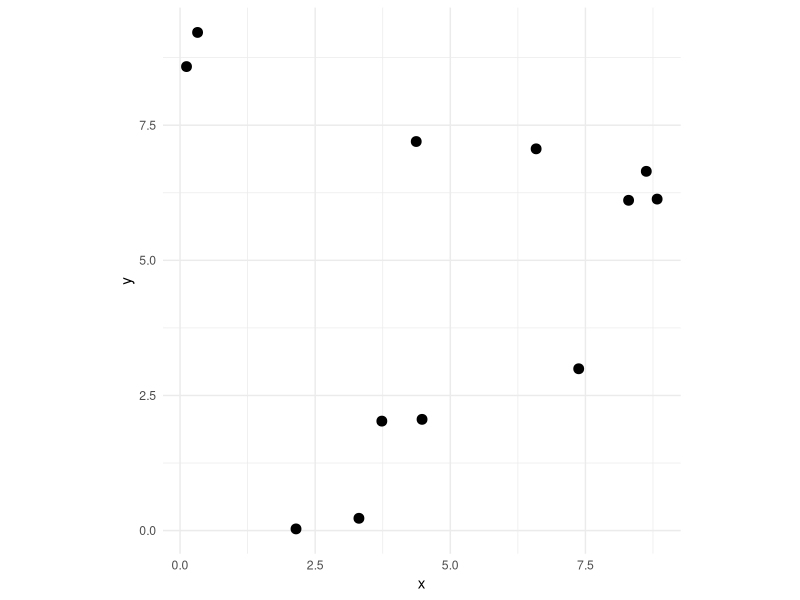
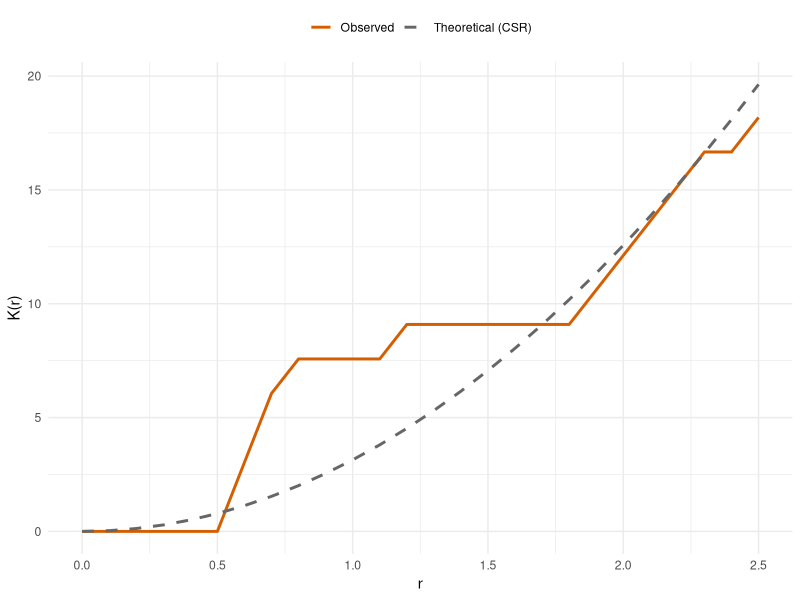
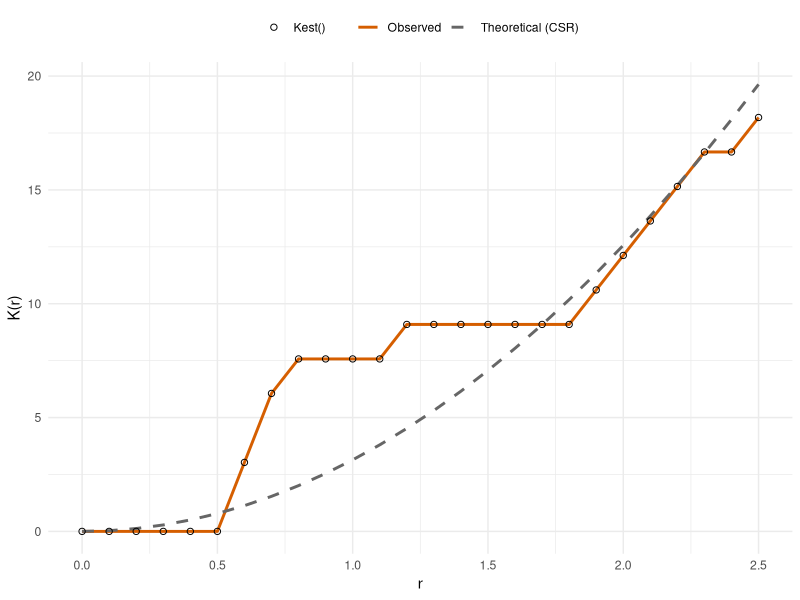

Reproduce these figures in R, in order.
## ----echo=FALSE---------------------------------------------------------------
set.seed(1984)


## ----message=FALSE------------------------------------------------------------
library(tidyverse)
library(spatstat)


## -----------------------------------------------------------------------------
n <- 12
area <- 100 # 10 x 10 = 100 square units
x <- runif(n = n, min = 0, max = 10)
y <- runif(n = n, min = 0, max = 10)

ggplot() +
  geom_point(aes(x = x, y = y), size = 3) +
  coord_fixed() +
  theme_minimal()


## -----------------------------------------------------------------------------
Dmat <- as.matrix(dist(cbind(x, y)))
Dmat


## -----------------------------------------------------------------------------
Dvec <- c(Dmat[upper.tri(Dmat)], Dmat[lower.tri(Dmat)])
Dvec


## -----------------------------------------------------------------------------
r <- seq(0, 2.5, by = 0.1)

Kr <- numeric(length(r))
for (i in seq_along(r)) {
  Kr[i] <- (area / (n * (n - 1))) * sum(Dvec <= r[i])
}


## -----------------------------------------------------------------------------
kCurves <- tibble(
  r = r,
  Observed = Kr,
  `Theoretical (CSR)` = pi * r^2
) %>%
  pivot_longer(-r, names_to = "series", values_to = "K")

ggplot(kCurves, aes(x = r, y = K, color = series, linetype = series)) +
  geom_line(linewidth = 1) +
  scale_color_manual(
    values = c("Observed" = "#D55E00", "Theoretical (CSR)" = "grey40")
  ) +
  scale_linetype_manual(
    values = c("Observed" = "solid", "Theoretical (CSR)" = "dashed")
  ) +
  labs(y = "K(r)", x = "r", color = NULL, linetype = NULL) +
  theme_minimal() +
  theme(legend.position = "top")


## -----------------------------------------------------------------------------
xy <- as.ppp(cbind(x, y), W = c(0, 10, 0, 10))
xyK <- Kest(xy, r = r, correction = "none")


## -----------------------------------------------------------------------------
ggplot() +
  geom_line(
    data = kCurves, aes(x = r, y = K, color = series, linetype = series),
    linewidth = 1
  ) +
  geom_point(
    data = xyK, aes(x = r, y = un, shape = "Kest()"),
    size = 1.8
  ) +
  scale_color_manual(
    values = c("Observed" = "#D55E00", "Theoretical (CSR)" = "grey40")
  ) +
  scale_linetype_manual(
    values = c("Observed" = "solid", "Theoretical (CSR)" = "dashed")
  ) +
  scale_shape_manual(values = c("Kest()" = 1)) +
  labs(y = "K(r)", x = "r", color = NULL, linetype = NULL, shape = NULL) +
  theme_minimal() +
  theme(legend.position = "top")
